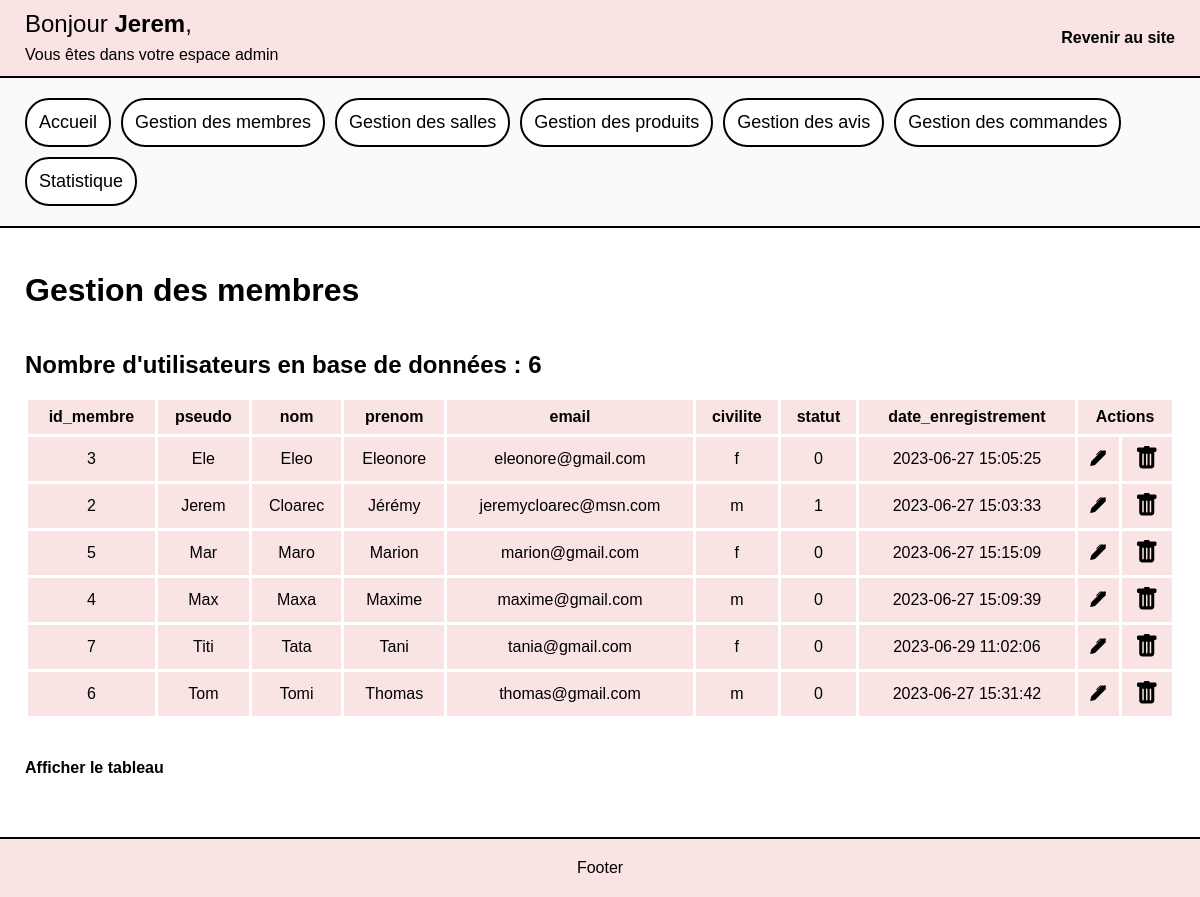
Screenshot of /admin/gestion_des_membres.php (signed in) with the database file from the repository.
### tables this page shows
CREATE TABLE `membre` (
  `id_membre` int(11) NOT NULL,
  `pseudo` varchar(20) NOT NULL,
  `mdp` varchar(60) NOT NULL,
  `nom` varchar(20) NOT NULL,
  `prenom` varchar(20) NOT NULL,
  `email` varchar(50) NOT NULL,
  `civilite` enum('m','f') NOT NULL,
  `statut` int(11) NOT NULL,
  `date_enregistrement` datetime NOT NULL DEFAULT current_timestamp()
);

### admin/gestion_des_membres.php (the view, shortened to what this page needs)
<?php
require_once('includeAdmin/headerAdmin.php');
?>
    <div class="globalContainer">
            <div class="adminContainer">
                <?php require_once('includeAdmin/navAside.php');?>
                <main class="mainAdmin">
                    <h1>Gestion des membres</h1>
                    <?php $queryUsers = $pdo->query("SELECT id_membre FROM membre") ?>
                    <h2>Nombre d'utilisateurs en base de données : <?= $queryUsers->rowCount() ?></h2>
                    <div class="table-container">
                        <table>
                            <?php $afficheTousUsers = $pdo->query("SELECT * FROM membre ORDER BY pseudo") ?>
                            <thead>
                                <tr>
                                    <?php for ($i = 0; $i < $afficheTousUsers->columnCount(); $i++) {
                                        $colonne = $afficheTousUsers->getColumnMeta($i);
                                    ?>
                                        <?php if ($colonne['name'] != 'mdp') : ?>
                                            <th><?= $colonne['name'] ?></th>
                                        <?php endif; ?>
                                    <?php } ?>
                                    <th colspan="2">Actions</th>
                                </tr>
                            </thead>
                            <tbody>
                                <?php while ($tousUsers = $afficheTousUsers->fetch(PDO::FETCH_ASSOC)) : ?>
                                    <tr>
                                        <?php foreach ($tousUsers as $key => $value) : ?>
                                            <?php if ($key != 'mdp') : ?>
                                                <td><?= $value ?> </td>
                                            <?php endif; ?>
                                        <?php endforeach; ?>
                                        <td><a href='?action=update&id_membre=<?= $tousUsers['id_membre'] ?>'><i class="bi bi-pen-fill"></i></a></td>
                                        <td><a href="?action=delete&id_membre=<?= $tousUsers['id_membre'] ?>"><i class="bi bi-trash-fill" style="font-size: 1.5rem;"></i></a></td>
                                    </tr>
                                <?php endwhile;?>
                            </tbody>
                        </table>
                    </div>
                    <?php
                    $actionbutton="?action=add";
                    ?>
                    <div class="modifFormulaire">
                        <a href="<?= $actionbutton;?>" class="espacemembre btnModifFormulaire">
                            <?php if(isset($_GET['action'])): ?>
                                Ajouter un utilisateur
                            <?php else:?>
                                Afficher le tableau
                            <?php endif;?>
                        </a>
                    </div>
                </main>
            </div>
    </div>
<?php require_once('includeAdmin/footerAdmin.php') ?>

### admin/css_admin/style_admin.css (style rules this page uses)
* { box-sizing: border-box; margin: 0; padding : 0; list-style: none; }
a, a:hover, a:active, a:visited { text-decoration: none; color: black; }
body { font-family: 'Gill Sans', 'Gill Sans MT', Calibri, 'Trebuchet MS', sans-serif; display: flex; flex-direction: column; min-height: 100dvh; }
.globalContainer { display: flex; flex-direction: column; justify-content: space-between; flex:1; }
h1 { padding : 24px 0; }
h2 { padding : 18px 0; }
a.espacemembre { display: block; margin: 0; width: fit-content; font-weight: 600; padding: 10px 0; transition: all ease 0.3s; }
main { padding : 20px 25px; }
.adminContainer { display: flex; flex:1; }
.mainAdmin { flex: 1; max-width: 100%; }
.table-container { overflow-x:auto; width: 100%; }
table { width: 100%; border-collapse: collapse; background-color: rgb(249, 227, 227); }
th, td { padding: 8px; border: 3px solid #ffffff; border-radius: 4px; text-align: center; }
.modifFormulaire { margin: 30px 0; }
.btnModifFormulaire { display: block; }
@media screen and (max-width: 1200px) { .adminContainer { flex-direction: column; } }

### rows the page displays
membre: id_membre "3", pseudo "Ele", nom "Eleo", prenom "Eleonore", email "eleonore@gmail.com", civilite "f", statut "0", date_enregistrement "2023-06-27 15:05:25"
membre: id_membre "2", pseudo "Jerem", nom "Cloarec", prenom "Jérémy", email "jeremycloarec@msn.com", civilite "m", statut "1", date_enregistrement "2023-06-27 15:03:33"
membre: id_membre "5", pseudo "Mar", nom "Maro", prenom "Marion", email "marion@gmail.com", civilite "f", statut "0", date_enregistrement "2023-06-27 15:15:09"
membre: id_membre "4", pseudo "Max", nom "Maxa", prenom "Maxime", email "maxime@gmail.com", civilite "m", statut "0", date_enregistrement "2023-06-27 15:09:39"
membre: id_membre "7", pseudo "Titi", nom "Tata", prenom "Tani", email "tania@gmail.com", civilite "f", statut "0", date_enregistrement "2023-06-29 11:02:06"
membre: id_membre "6", pseudo "Tom", nom "Tomi", prenom "Thomas", email "thomas@gmail.com", civilite "m", statut "0", date_enregistrement "2023-06-27 15:31:42"

### other values shown
$_SESSION['user']['pseudo'] "Jerem"
$queryUsers->rowCount() "6"
$colonne['name'] "id_membre"
$colonne['name'] "pseudo"
$colonne['name'] "nom"
$colonne['name'] "prenom"
$colonne['name'] "email"
$colonne['name'] "civilite"
$colonne['name'] "statut"
$colonne['name'] "date_enregistrement"
